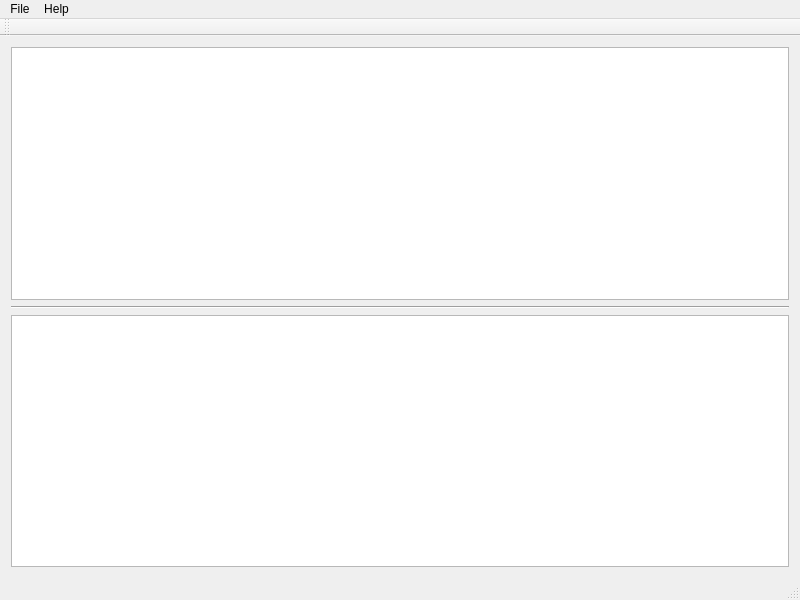
<?xml version="1.0" encoding="UTF-8"?>
<ui version="4.0">
 <class>MainWindow</class>
 <widget class="QMainWindow" name="MainWindow">
  <property name="geometry">
   <rect>
    <x>0</x>
    <y>0</y>
    <width>800</width>
    <height>600</height>
   </rect>
  </property>
  <property name="windowTitle">
   <string>LOL Packet Viewer</string>
  </property>
  <property name="locale">
   <locale language="English" country="UnitedStates"/>
  </property>
  <widget class="QWidget" name="centralWidget">
   <layout class="QVBoxLayout" name="verticalLayout">
    <item>
     <widget class="QTreeView" name="packetTreeView"/>
    </item>
    <item>
     <widget class="Line" name="line">
      <property name="orientation">
       <enum>Qt::Horizontal</enum>
      </property>
     </widget>
    </item>
    <item>
     <widget class="QTextBrowser" name="packetDataTextBrowser">
      <property name="font">
       <font>
        <pointsize>12</pointsize>
       </font>
      </property>
     </widget>
    </item>
   </layout>
  </widget>
  <widget class="QMenuBar" name="menuBar">
   <property name="geometry">
    <rect>
     <x>0</x>
     <y>0</y>
     <width>800</width>
     <height>21</height>
    </rect>
   </property>
   <widget class="QMenu" name="menuFile">
    <property name="title">
     <string>File</string>
    </property>
    <addaction name="actionOpen"/>
    <addaction name="actionExit"/>
   </widget>
   <widget class="QMenu" name="menuHelp">
    <property name="title">
     <string>Help</string>
    </property>
    <addaction name="actionAbout_us"/>
   </widget>
   <addaction name="menuFile"/>
   <addaction name="menuHelp"/>
  </widget>
  <widget class="QToolBar" name="mainToolBar">
   <attribute name="toolBarArea">
    <enum>TopToolBarArea</enum>
   </attribute>
   <attribute name="toolBarBreak">
    <bool>false</bool>
   </attribute>
  </widget>
  <widget class="QStatusBar" name="statusBar"/>
  <action name="actionOpen">
   <property name="text">
    <string>Open</string>
   </property>
  </action>
  <action name="actionExit">
   <property name="text">
    <string>Exit</string>
   </property>
  </action>
  <action name="actionAbout_us">
   <property name="text">
    <string>About us</string>
   </property>
  </action>
 </widget>
 <layoutdefault spacing="6" margin="11"/>
 <resources/>
 <connections>
  <connection>
   <sender>actionExit</sender>
   <signal>activated()</signal>
   <receiver>MainWindow</receiver>
   <slot>close()</slot>
   <hints>
    <hint type="sourcelabel">
     <x>-1</x>
     <y>-1</y>
    </hint>
    <hint type="destinationlabel">
     <x>399</x>
     <y>299</y>
    </hint>
   </hints>
  </connection>
 </connections>
</ui>
